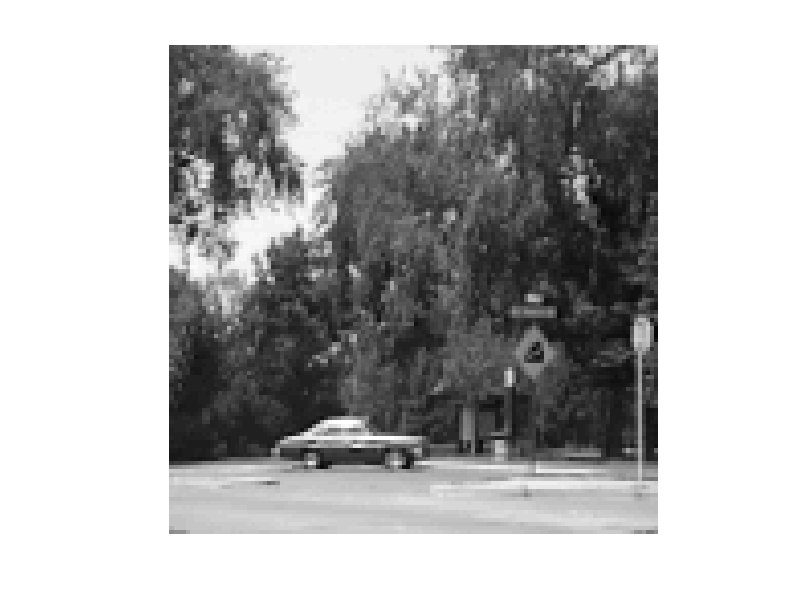
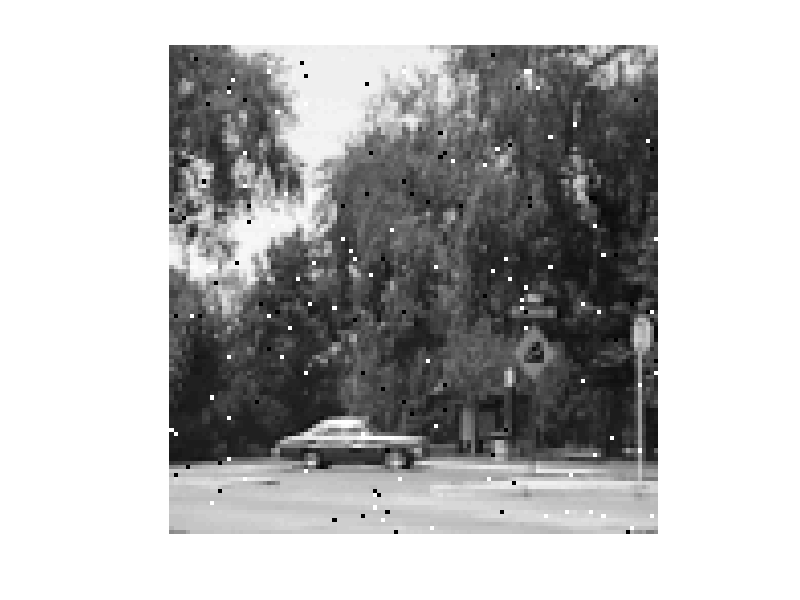

Write the MATLAB code that produced these figures, in order. (Note: this script raises an error after producing the figures.)
% median filter image
rng('default') 
saveimage=0;
noisetype=2;

load cardata.txt
n=size(cardata,1);
nx=sqrt(n); ny=nx;
fxy=double(reshape(cardata,[ny,nx])');

figure;
imagesc(fxy,[0,200])
axis image, colormap(gray), axis off

%add noise to car scene image
if (noisetype==0)
    carScene=fxy;
elseif (noisetype==1)
    sigma=10;
    carScene=fxy+sigma*randn(ny,nx);
elseif (noisetype==2)
    d=0.01;
    carScene = double(imnoise(uint8(fxy),'salt & pepper',d));
end

figure;
imagesc(carScene,[0,200])
axis image, colormap(gray), axis off
if (saveimage==1)
    if (noisetype==0)
        print(gcf,'-dtiffn','-r100','carScene')
    elseif (noisetype==1)
        print(gcf,'-dtiffn','-r100','carSceneN')
    elseif(noisetype==2)
        print(gcf,'-dtiffn','-r100','carSceneSP')
    end
end

a=3; b=3; c=4
carSceneMedian=MyMedian(carScene,a,b,c);

figure;
imagesc(carSceneMedian,[0,200])
axis image, colormap(gray), axis off
if (saveimage==1)
    if (noisetype==0)
        print(gcf,'-dtiffn','-r100',['carSceneMdW',num2str(c)])
    elseif (noisetype==1)
        print(gcf,'-dtiffn','-r100',['carSceneMdNW',num2str(c)])
    elseif(noisetype==2)
        print(gcf,'-dtiffn','-r100',['carSceneMdSPW',num2str(c)])
    end
end

sceneMdDiff=carSceneMedian-carScene;

figure;
imagesc(sceneMdDiff,[-20,20])
axis image, colormap(gray), axis off
if (saveimage==1)
    if (noisetype==0)
        print(gcf,'-dtiffn','-r100',['SceneMdDiff',num2str(c)])
    elseif (noisetype==1)
        print(gcf,'-dtiffn','-r100',['SceneMdNDiff',num2str(c)])
    elseif(noisetype==2)
        print(gcf,'-dtiffn','-r100',['SceneMdSPDiff',num2str(c)])
    end
end
